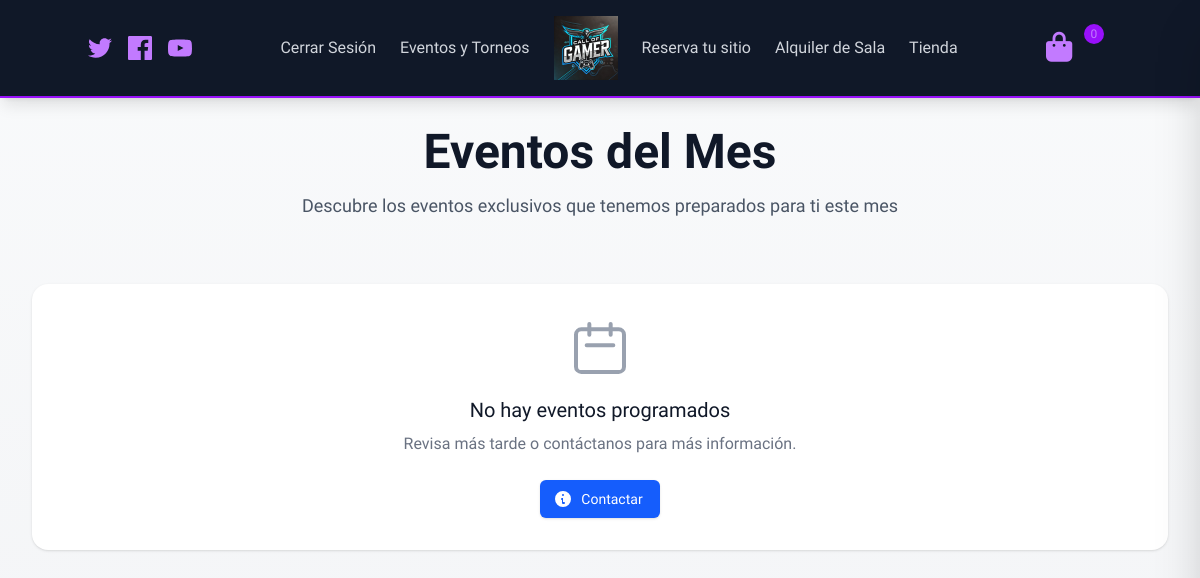
Page /Controlador/index.php?action=eventosUsuario (signed in) on the earlier database version.
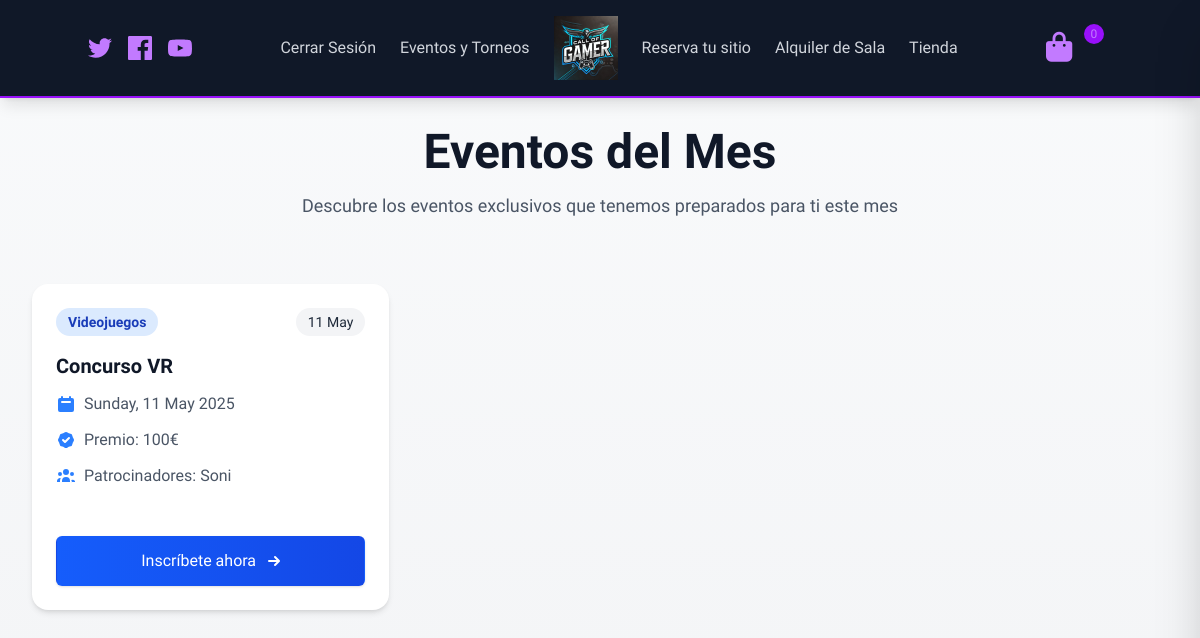
Same page on the later database version.
### tables this page shows
CREATE TABLE `evento` (
  `id_evento` int(11) NOT NULL,
  `nombre_evento` varchar(100) NOT NULL,
  `tipo_evento` varchar(50) NOT NULL,
  `fecha_evento` date NOT NULL,
  `premio` varchar(100) DEFAULT NULL,
  `patrocinadores` varchar(255) DEFAULT NULL
);

### Controlador/index.php (called while the page is built, shortened)
<?php
    function eventosUsuario() {
        require_once("../Modelos/evento.php");
        $mesActual = isset($_POST['mes']) ? $_POST['mes'] : date("m");
        $anioActual = isset($_POST['anio']) ? $_POST['anio'] : date("Y");
        $evento = new Evento();
        $eventos = $evento->obtenerEventosPorMes($anioActual, $mesActual);
        require_once("../vistas/cabeza.php");
        require_once("../vistas/eventosUsuarios.php");
    }
    if (isset($_REQUEST["action"])) {
        $action = strtolower($_REQUEST["action"]);
            $action();
    } else {
        inicio();
    }
?>

### Modelos/class.bd.php (called while the page is built, shortened)
<?php
class bd {
    public function __construct() {
        $this->conn=new mysqli("localhost",'root','' ,"tfg_pablo");
    }
    public function __get($nom){
        return $this->$nom;
    }
}
?>

### Modelos/evento.php (called while the page is built, shortened)
<?php
require_once("class.bd.php");
class Evento {
    public $conn;
    public function __construct() {
        $this->conn = new bd();
    }
    public function obtenerEventosPorMes($anio, $mes) {
        $fechaInicio = "$anio-$mes-01";
        $fechaFin = date("Y-m-t", strtotime($fechaInicio));
        $sentencia = "SELECT * FROM evento WHERE fecha_evento BETWEEN '$fechaInicio' AND '$fechaFin' ORDER BY fecha_evento";
        $consulta = $this->conn->__get("conn")->query($sentencia);
        $eventos = [];
        while ($fila = $consulta->fetch_assoc()) {
            $eventos[] = $fila;
        }
        return $eventos;
    }
}
?>

### Vistas/eventosUsuarios.php (the view, shortened to what this page needs)
<main class="min-h-screen bg-gradient-to-b from-gray-50 to-gray-100">
    <section class=" pt-32 pb-20 px-4 sm:px-6 lg:px-8">
        <div class="max-w-7xl mx-auto">
            <div class="text-center mb-16">
                <h1 class="text-4xl md:text-5xl font-extrabold text-gray-900 mb-4">Eventos del Mes</h1>
                <p class="text-lg text-gray-600 max-w-3xl mx-auto">Descubre los eventos exclusivos que tenemos preparados para ti este mes</p>
            </div>
            <?php if (empty($eventos)): ?>
                <div class="bg-white rounded-2xl shadow-sm p-8 text-center col-span-full">
                    <svg class="mx-auto h-16 w-16 text-gray-400" fill="none" viewBox="0 0 24 24" stroke="currentColor">
                        <path stroke-linecap="round" stroke-linejoin="round" stroke-width="1.5" d="M8 7V3m8 4V3m-9 8h10M5 21h14a2 2 0 002-2V7a2 2 0 00-2-2H5a2 2 0 00-2 2v12a2 2 0 002 2z" />
                    </svg>
                    <h3 class="mt-4 text-xl font-medium text-gray-900">No hay eventos programados</h3>
                    <p class="mt-2 text-gray-500">Revisa más tarde o contáctanos para más información.</p>
                    <div class="mt-6">
                        <a href="#" class="inline-flex items-center px-4 py-2 border border-transparent rounded-md shadow-sm text-sm font-medium text-white bg-blue-600 hover:bg-blue-700 focus:outline-none focus:ring-2 focus:ring-offset-2 focus:ring-blue-500">
                            <svg class="-ml-1 mr-2 h-5 w-5" xmlns="http://www.w3.org/2000/svg" viewBox="0 0 20 20" fill="currentColor">
                                <path fill-rule="evenodd" d="M18 10a8 8 0 11-16 0 8 8 0 0116 0zm-7-4a1 1 0 11-2 0 1 1 0 012 0zM9 9a1 1 0 000 2v3a1 1 0 001 1h1a1 1 0 100-2h-1V9z" clip-rule="evenodd" />
                            </svg>
                            Contactar
                        </a>
                    </div>
                </div>
            <?php else: ?>
                <div class="grid grid-cols-1 sm:grid-cols-2 lg:grid-cols-3 gap-8">
                    <?php foreach ($eventos as $evento): ?>
                        <div class="bg-white rounded-2xl shadow-md overflow-hidden hover:shadow-xl transition-shadow duration-300 flex flex-col h-full">
                            <div class="p-6 flex-grow">
                                <div class="flex justify-between items-start mb-4">
                                    <span class="inline-flex items-center px-3 py-1 rounded-full text-sm font-semibold bg-blue-100 text-blue-800">
                                        <?php echo htmlspecialchars($evento['tipo_evento']); ?>
                                    </span>
                                    <span class="inline-flex items-center px-3 py-1 rounded-full text-sm font-medium bg-gray-100 text-gray-800">
                                        <?php echo date("d M", strtotime($evento['fecha_evento'])); ?>
                                    </span>
                                </div>
                                <h3 class="text-xl font-bold text-gray-900 mb-3"><?php echo htmlspecialchars($evento['nombre_evento']); ?></h3>
                                <div class="space-y-3 text-gray-600 mb-6">
                                    <div class="flex items-start">
                                        <span class="ml-2">
                                            <?php echo date("l, d F Y", strtotime($evento['fecha_evento'])); ?>
                                        </span>
                                    </div>
                                    <?php if (!empty($evento['premio'])): ?>
                                    <div class="flex items-start">
                                        <span class="ml-2">
                                            <span class="font-medium">Premio:</span> <?php echo htmlspecialchars($evento['premio']); ?>
                                        </span>
                                    </div>
                                    <?php endif; ?>
                                    <?php if (!empty($evento['patrocinadores'])): ?>
                                    <div class="flex items-start">
                                        <span class="ml-2">
                                            <span class="font-medium">Patrocinadores:</span> <?php echo htmlspecialchars($evento['patrocinadores']); ?>
                                        </span>
                                    </div>
                                    <?php endif; ?>
                                </div>
                            </div>
                            <div class="px-6 pb-6">
                                <a href="index.php?action=inscribir&id_evento=<?php echo $evento['id_evento']; ?>" class="w-full flex items-center justify-center px-6 py-3 border border-transparent rounded-md shadow-sm text-base font-medium text-white bg-gradient-to-r from-blue-600 to-blue-700 hover:from-blue-700 hover:to-blue-800 focus:outline-none focus:ring-2 focus:ring-offset-2 focus:ring-blue-500 transition-all duration-300">
                                    Inscríbete ahora
                                    <svg class="ml-2 -mr-1 h-5 w-5" xmlns="http://www.w3.org/2000/svg" viewBox="0 0 20 20" fill="currentColor">
                                        <path fill-rule="evenodd" d="M10.293 5.293a1 1 0 011.414 0l4 4a1 1 0 010 1.414l-4 4a1 1 0 01-1.414-1.414L12.586 11H5a1 1 0 110-2h7.586l-2.293-2.293a1 1 0 010-1.414z" clip-rule="evenodd" />
                                    </svg>
                                </a>
                            </div>
                        </div>
                    <?php endforeach; ?>
                </div>
            <?php endif; ?>
        </div>
    </section>
</main>

### Vistas/cabeza.php (shortened to what this page needs)
<!DOCTYPE html>
<html lang="en">
<head>
    <script src="https://unpkg.com/@tailwindcss/browser@4"></script>
    <link rel="stylesheet" href="https://cdnjs.cloudflare.com/ajax/libs/font-awesome/6.5.1/css/all.min.css">
    <link rel="stylesheet" href="../estilos.css">
</head>
<body>
<header class="bg-gray-900 text-white fixed z-50 w-full border-b-2 border-purple-600 shadow-lg flex justify-center">
    <nav class="container mx-10 flex justify-between items-center py-4">
        <div class="hidden lg:flex items-center space-x-4">
            <a href="#" class="text-purple-400 hover:text-purple-300 transition transform hover:scale-110 duration-300 ease-in-out text-2xl" aria-label="Twitter">
            </a>
            <a href="#" class="text-purple-400 hover:text-purple-300 transition transform hover:scale-110 duration-300 ease-in-out text-2xl" aria-label="Facebook">
            </a>
            <a href="#" class="text-purple-400 hover:text-purple-300 transition transform hover:scale-110 duration-300 ease-in-out text-2xl" aria-label="YouTube">
            </a>
        </div>
        <div class="hidden lg:flex lg:items-center space-x-6" id="nav-menu">
            <?php
                if (isset($_SESSION["id_usuario"])) {
            ?>
                <?php
                    if (strcmp($_SESSION["tipo_usuario"], "Admin") == 0) {
                ?>
                        <a href="./index.php?action=cerrarSesion" class="text-gray-300 hover:text-purple-400 transition font-medium">Cerrar Sesión</a>
                        <a href="./index.php?action=eventos" class="text-gray-300 hover:text-purple-400 transition font-medium">Eventos y Torneos</a>
                        <a href="./index.php?action=dashboard"><img src="../img/paginacion/logo2.webp" class="w-16 h-16 hover:transform hover:scale-110 transition duration-300" alt=""></a>
                        <a href="./index.php?action=verReservas" class="text-gray-300 hover:text-purple-400 transition font-medium">Reserva tu sitio</a>
                        <a href="./index.php?action=alquila" class="text-gray-300 hover:text-purple-400 transition font-medium">Alquiler de Sala</a>
                        <a href="./index.php?action=tienda" class="text-gray-300 hover:text-purple-400 transition font-medium">Tienda</a>
                <?php
                    }else{
                ?>
                        <a href="./index.php?action=cerrarSesion" class="text-gray-300 hover:text-purple-400 transition font-medium">Cerrar Sesión</a>
                        <a href="./index.php?action=eventosUsuario" class="text-gray-300 hover:text-purple-400 transition font-medium">Eventos y Torneos</a>
                        <a href="./index.php?action=dashboard"><img src="../img/paginacion/logo2.webp" class="w-16 h-16 hover:transform hover:scale-110 transition duration-300" alt=""></a>
                        <a href="./index.php?action=verReservas" class="text-gray-300 hover:text-purple-400 transition font-medium">Reserva tu sitio</a>
                        <a href="./index.php?action=alquila" class="text-gray-300 hover:text-purple-400 transition font-medium">Alquiler de Sala</a>
                        <a href="./index.php?action=tienda" class="text-gray-300 hover:text-purple-400 transition font-medium">Tienda</a>
                <?php
                    }
                ?>
            <?php
                }
            ?>
        </div>
        <div class="flex items-center space-x-4">
            <a href="./index.php?action=verCarrito" class="text-purple-400 hover:text-purple-300 transition text-xl relative">
                <i class="fas fa-shopping-bag"></i>
                <span class="absolute -top-2 -right-2 bg-purple-600 text-xs rounded-full h-5 w-5 flex items-center justify-center">0</span>
            </a>
        </div>
    </nav>
</header>

### estilos.css (style rules this page uses)
* { font-family: "Exo 2"; }
a i { font-size: 30px; width: 50px; height: 8px; }

Differences in the rows shown:
added evento: tipo_evento "Videojuegos", fecha_evento "11 May", nombre_evento "Concurso VR", fecha_evento "Sunday, 11 May 2025", premio "100€", patrocinadores "Soni"
Other differences:
text no longer shown: "No hay eventos programados Revisa más tarde o contáctanos para más información. Contactar"
